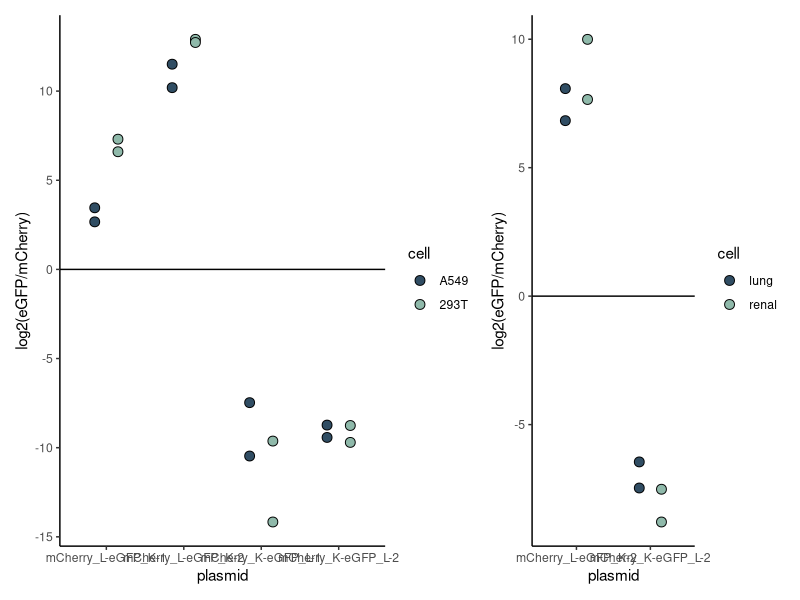
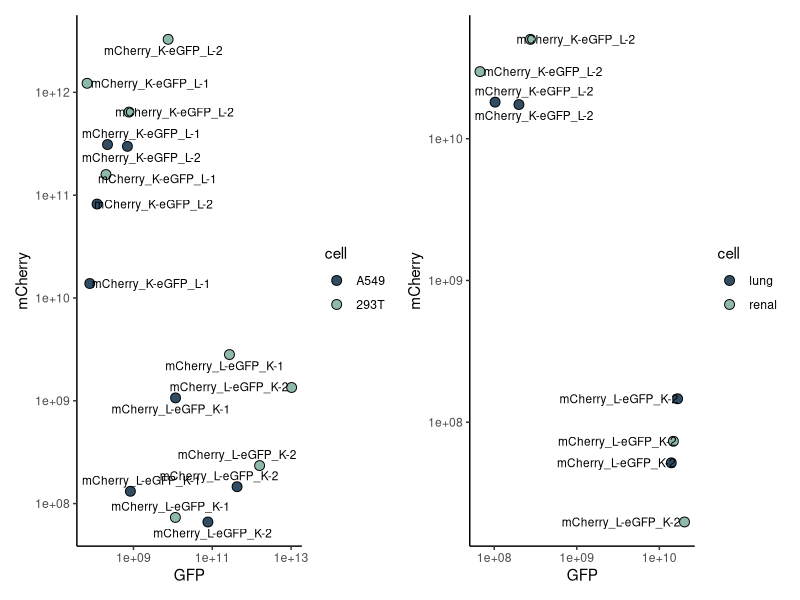
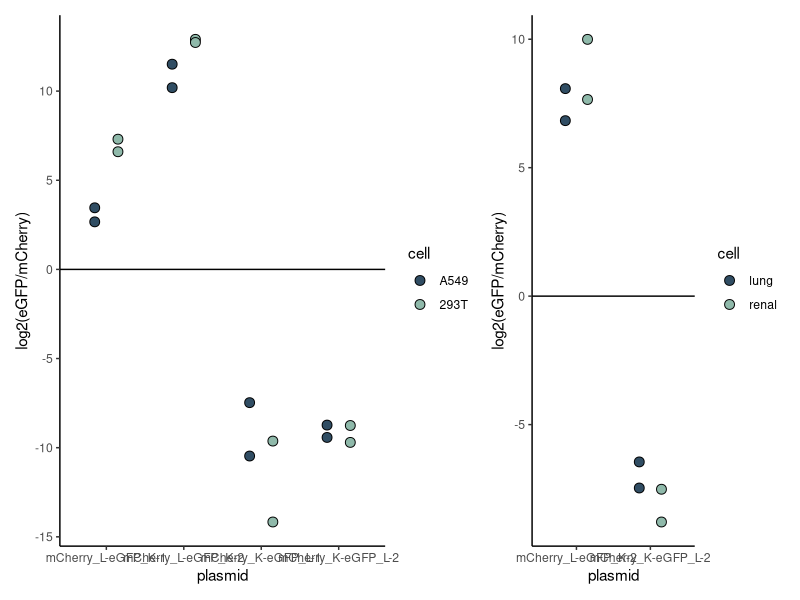
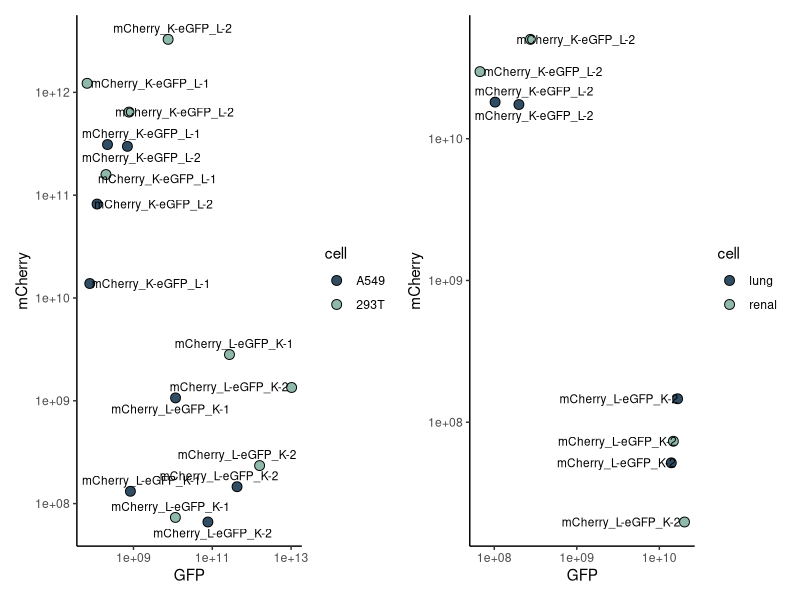

Recreate these plots in R, in order.
library(ggplot2)
library(ggpubr)
library(patchwork)
library(reshape)
library(ggrepel)

# Load data
raw_data = read.csv("data/2022MC004_GFP_mcherry_001to024_table-results_NoiseIntegration.csv")

# Take average 
avg_data = cast(raw_data, Sample.name ~ Protein, mean, value="Normalized.Area", na.rm=T)
avg_data$ratio = log2(avg_data$GFP / avg_data$mCherry)
avg_data$plasmid = sapply(avg_data$Sample.name,function(x) strsplit(x,"-|_")[[1]][2])
avg_data$cell = sapply(avg_data$Sample.name,function(x) strsplit(x,"-|_")[[1]][1])

# Write full names
avg_data$plasmid = sapply(avg_data$plasmid, function(x) if(x=="74"){"mCherry_L-eGFP_K-1"}else 
  if(x=="75"){"mCherry_K-eGFP_L-1"}else 
    if(x=="76"){"mCherry_L-eGFP_K-2"} else 
      if(x=="77"){"mCherry_K-eGFP_L-2"})
avg_data$plasmid = factor(as.character(avg_data$plasmid), levels=c("mCherry_L-eGFP_K-1","mCherry_L-eGFP_K-2","mCherry_K-eGFP_L-1","mCherry_K-eGFP_L-2"))
avg_data$cell = factor(as.character(avg_data$cell), levels=c("A549","293T","lung","renal"))

# Separate cell lines and primary
celllines = avg_data[avg_data$cell %in% c("293T", "A549"),]
primary = avg_data[avg_data$cell %in% c("lung", "renal"),]

# Plot
p1 <- ggplot(celllines, aes(x=plasmid,y=ratio,fill=cell, group=cell)) +
  geom_hline(yintercept=0) +
  geom_point(shape=21, color="black", size=3, position=position_dodge(width=0.6)) +
  scale_fill_manual(values=c("#304d63","#8fb9aa")) +
  theme_classic() +
  labs(y = "log2(eGFP/mCherry)")

p2 <- ggplot(primary, aes(x=plasmid,y=ratio,fill=cell, group=cell)) +
  geom_hline(yintercept=0) +
  geom_point(shape=21, color="black", size=3, position=position_dodge(width=0.6)) +
  scale_fill_manual(values=c("#304d63","#8fb9aa")) +
  theme_classic() +
  labs(y = "log2(eGFP/mCherry)")

p1 + p2 + plot_layout(widths = c(2, 1))
ggsave("plots/proteomics.pdf",width = 10, height = 2.5)

#### Check absolute abundances ####
p1 <- ggplot(celllines, aes(x=GFP,y=mCherry,fill=cell, label=plasmid)) +
  geom_point(shape=21, color="black", size=3) +
  geom_text_repel(size=3) +
  scale_fill_manual(values=c("#304d63","#8fb9aa")) +
  scale_y_log10() + scale_x_log10() +
  theme_classic()
p2 <- ggplot(primary, aes(x=GFP,y=mCherry,fill=cell, label=plasmid)) +
  geom_point(shape=21, color="black", size=3) +
  geom_text_repel(size=3) +
  scale_fill_manual(values=c("#304d63","#8fb9aa")) +
  scale_y_log10() + scale_x_log10() +
  theme_classic()
p1|p2
ggsave("plots/proteomics_scatter.pdf",width = 12, height = 5)
